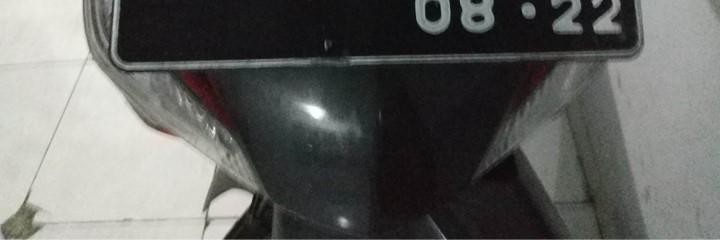
#> input picture training/bukan_10.jpg, 720 x 240 px, given in place of Bismillah.jpg, which was not available
$ python datasetmaker.py   (Python 2 division)
#> lines starting #> are read from the running program, lines starting #| are printed output that depends on the picture
import cv2 as cv
import numpy as np
from skimage import feature
from skimage import exposure
import argparse
import time
import cv2
import imutils


def pyramid(image, scale=1.5, minSize=(30, 30)):
	yield image

	while True:

		w = int(image.shape[1] / scale)
		image = imutils.resize(image, width=w)

		if image.shape[0] < minSize[1] or image.shape[1] < minSize[0]:
			break


		yield image


def sliding_window(image, stepSize, windowSize):

	for y in range(0, image.shape[0], stepSize):
		# yield (w, y, image[y:y + windowSize[1], winW])
		for x in range(0, image.shape[1], stepSize):
			# yield the current window
			yield (x, y, image[y:y + windowSize[1], x:x + windowSize[0]])


img_rgb = cv.imread("Bismillah.jpg")
#> img_rgb is the input picture: shape (240, 720, 3); mean B, G, R 97.1, 99.7, 98.8
img_rgb = cv.resize(img_rgb,(720,538))
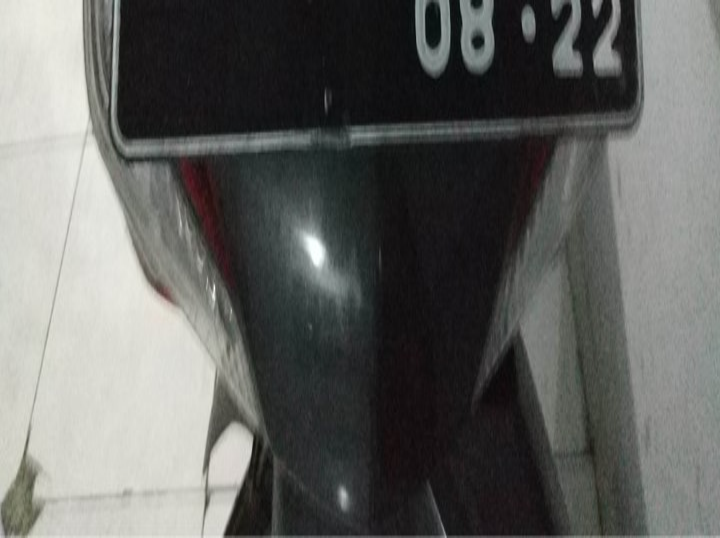
#> img_rgb: shape (538, 720, 3); mean B, G, R 97, 99.6, 98.7
h,w = img_rgb.shape[:2]
#> h = 538; w = 720
winW=w
#> winW = 720
winH=267
img = cv.imread("Bismillah.jpg",0)
#> img: shape (240, 720); min 7, max 255, mean 99.1
img = cv.resize(img_rgb,(720,538))
cv.imshow("Gray",img)
cv2.waitKey(1)
time.sleep(0.025)

print type(img)
#| <class 'numpy.ndarray'>
img_numpy = np.array(img)
print img_numpy
#> (printed output is left out)
#> (the run stopped early here; a loop or call above may not have finished)

$ run again, on training/bukan_5.jpg
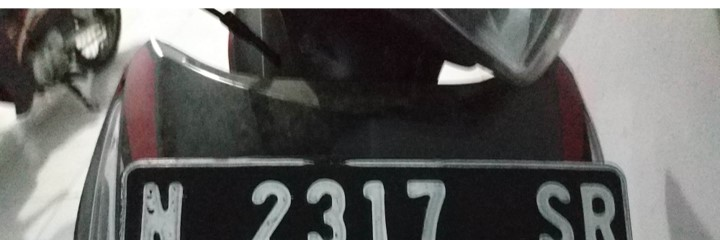
#> input picture training/bukan_5.jpg, 720 x 240 px, given in place of Bismillah.jpg, which was not available
#> img_rgb is the input picture: shape (240, 720, 3); mean B, G, R 98.5, 100.2, 100.9
#> `img_rgb = cv.resize(img_rgb,(720,538))`:
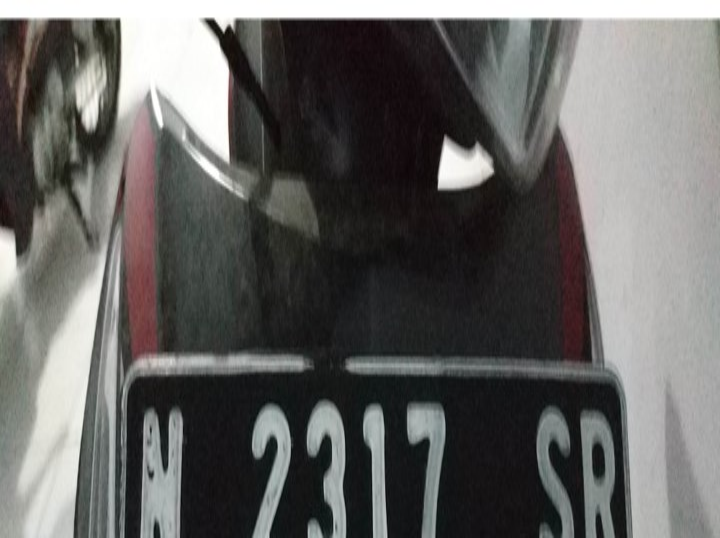
#> img_rgb: shape (538, 720, 3); mean B, G, R 98.4, 100.1, 100.9
#| <class 'numpy.ndarray'>
#> (printed output is left out)
